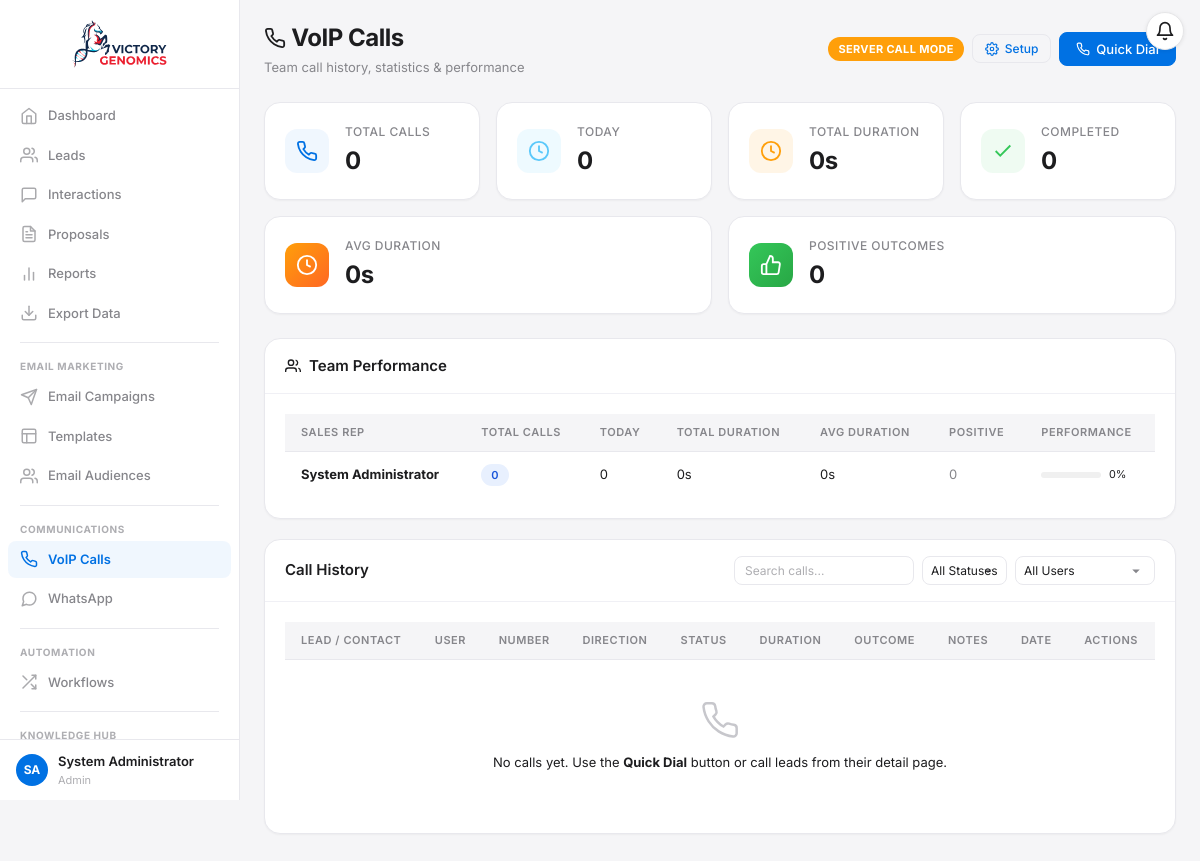
The app's page /pages/voip-dashboard.php (signed in) with its own data.
### tables this page shows
CREATE TABLE IF NOT EXISTS `users` (
  `user_id` int(11) NOT NULL AUTO_INCREMENT,
  `username` varchar(50) NOT NULL,
  `email` varchar(100) NOT NULL,
  `password_hash` varchar(255) NOT NULL,
  `full_name` varchar(100) NOT NULL,
  `role` enum('Admin','Sales Manager','Sales Rep','Viewer') NOT NULL DEFAULT 'Sales Rep',
  `phone` varchar(20) DEFAULT NULL,
  `whatsapp_number` varchar(20) DEFAULT NULL,
  `wa_notify_enabled` tinyint(1) NOT NULL DEFAULT 0,
  `avatar` varchar(255) DEFAULT NULL,
  `created_at` timestamp NOT NULL DEFAULT CURRENT_TIMESTAMP,
  `last_login` timestamp NULL DEFAULT NULL,
  `status` enum('Active','Inactive') NOT NULL DEFAULT 'Active',
  PRIMARY KEY (`user_id`),
  UNIQUE KEY `username` (`username`),
  UNIQUE KEY `email` (`email`)
);

### includes/auth.php (called while the page is built, shortened)
<?php
require_once __DIR__ . '/../config/database.php';
function isLoggedIn() {
    return isset($_SESSION['user_id']) && isset($_SESSION['username']);
}
function hasRole($requiredRole) {
    $roleHierarchy = [
        'Viewer'        => 1,
        'Sales Rep'     => 2,
        'Sales Manager' => 3,
        'Admin'         => 4,
    ];
    $userRole = $_SESSION['role'] ?? 'Viewer';
    $userLevel = $roleHierarchy[$userRole] ?? 0;
    $requiredLevel = $roleHierarchy[$requiredRole] ?? 0;
    return $userLevel >= $requiredLevel;
}
?>

### config/database.php (called while the page is built, shortened)
<?php
class Database {
    private static $instance = null;
    private $connection;
    private function __construct() {
        try {
            $dsn = "mysql:host=" . DB_HOST . ";dbname=" . DB_NAME . ";charset=" . DB_CHARSET;
            $options = [
                PDO::ATTR_ERRMODE            => PDO::ERRMODE_EXCEPTION,
                PDO::ATTR_DEFAULT_FETCH_MODE => PDO::FETCH_ASSOC,
                PDO::ATTR_EMULATE_PREPARES   => false,
                PDO::MYSQL_ATTR_INIT_COMMAND => "SET NAMES utf8mb4 COLLATE utf8mb4_unicode_ci",
            ];
            $this->connection = new PDO($dsn, DB_USER, DB_PASS, $options);
        } catch (PDOException $e) {
            error_log("Database Connection Failed: " . $e->getMessage());
            die("Database connection error. Please try again later.");
        }
    }
    public static function getInstance() {
        if (self::$instance === null) {
            self::$instance = new self();
        }
        return self::$instance;
    }
    public function query($sql, $params = []) {
        $stmt = $this->connection->prepare($sql);
        $stmt->execute($params);
        return $stmt;
    }
}
?>

### pages/voip-dashboard.php (the view, shortened to what this page needs)
<?php
require_once '../includes/auth.php';
$db = Database::getInstance();
$isSalesRep = !hasRole('Sales Manager');
$isManager = hasRole('Sales Manager');
$currentUserId = getCurrentUserId();
try {
    $db->query("SELECT 1 FROM voip_calls LIMIT 1");
} catch (Exception $e) {
    try {
        $db->query("
            CREATE TABLE IF NOT EXISTS voip_calls (
                call_id INT AUTO_INCREMENT PRIMARY KEY,
                lead_id INT NULL,
                user_id INT NULL,
                twilio_call_sid VARCHAR(50) NULL,
                direction ENUM('Inbound','Outbound') DEFAULT 'Outbound',
                from_number VARCHAR(30) NULL,
                to_number VARCHAR(30) NULL,
                status VARCHAR(30) DEFAULT 'Initiated',
                duration_seconds INT DEFAULT 0,
                outcome VARCHAR(30) NULL,
                notes TEXT NULL,
                recording_url VARCHAR(512) NULL,
                recording_sid VARCHAR(50) NULL,
                started_at DATETIME NULL,
                ended_at DATETIME NULL,
                created_at TIMESTAMP DEFAULT CURRENT_TIMESTAMP,
                updated_at TIMESTAMP DEFAULT CURRENT_TIMESTAMP ON UPDATE CURRENT_TIMESTAMP,
                INDEX idx_user (user_id),
                INDEX idx_lead (lead_id),
                INDEX idx_sid (twilio_call_sid),
                INDEX idx_created (created_at),
                INDEX idx_status (status)
            ) ENGINE=InnoDB DEFAULT CHARSET=utf8mb4 COLLATE=utf8mb4_unicode_ci
        ");
    } catch (Exception $ex) {
        error_log("Failed to create voip_calls table: " . $ex->getMessage());
    }
}
if ($isSalesRep) {
    $statsFilter = "AND (vc.user_id = $currentUserId OR vc.lead_id IN (SELECT lead_id FROM leads WHERE assigned_to = $currentUserId))";
    $callFilter  = "AND (vc.user_id = $currentUserId OR vc.lead_id IN (SELECT lead_id FROM leads WHERE assigned_to = $currentUserId))";
} else {
    $statsFilter = '';
    $callFilter  = '';
}
try {
    $stats = [
        'total'     => $db->query("SELECT COUNT(*) FROM voip_calls vc WHERE 1=1 $statsFilter")->fetchColumn(),
        'today'     => $db->query("SELECT COUNT(*) FROM voip_calls vc WHERE DATE(vc.created_at) = CURDATE() $statsFilter")->fetchColumn(),
        'duration'  => $db->query("SELECT COALESCE(SUM(vc.duration_seconds),0) FROM voip_calls vc WHERE 1=1 $statsFilter")->fetchColumn(),
        'completed' => $db->query("SELECT COUNT(*) FROM voip_calls vc WHERE vc.status = 'Completed' $statsFilter")->fetchColumn(),
        'avg_dur'   => $db->query("SELECT COALESCE(AVG(vc.duration_seconds),0) FROM voip_calls vc WHERE vc.duration_seconds > 0 $statsFilter")->fetchColumn(),
        'positive'  => $db->query("SELECT COUNT(*) FROM voip_calls vc WHERE vc.outcome = 'Positive' $statsFilter")->fetchColumn(),
    ];
} catch (Exception $e) {
    $stats = ['total' => 0, 'today' => 0, 'duration' => 0, 'completed' => 0, 'avg_dur' => 0, 'positive' => 0];
}
try {
    $calls = $db->query("
        SELECT vc.*, u.full_name as user_name, l.company_name, l.contact_person, l.assigned_to,
               au.full_name as assigned_user_name
        FROM voip_calls vc
        LEFT JOIN users u ON vc.user_id = u.user_id
        LEFT JOIN leads l ON vc.lead_id = l.lead_id
        LEFT JOIN users au ON l.assigned_to = au.user_id
        WHERE 1=1 $callFilter
        ORDER BY vc.created_at DESC
        LIMIT 200
    ")->fetchAll(PDO::FETCH_ASSOC);
} catch (Exception $e) {
    $calls = [];
}
$allUsers = [];
if ($isManager) {
    try {
        $allUsers = $db->query("SELECT user_id, full_name FROM users WHERE status = 'Active' ORDER BY full_name")->fetchAll(PDO::FETCH_ASSOC);
    } catch (Exception $e) {}
}
$userBreakdown = [];
if ($isManager) {
    try {
        $userBreakdown = $db->query("
            SELECT u.full_name, u.user_id,
                   COUNT(vc.call_id) as total_calls,
                   COUNT(CASE WHEN DATE(vc.created_at) = CURDATE() THEN 1 END) as today_calls,
                   COALESCE(SUM(vc.duration_seconds),0) as total_duration,
                   COALESCE(AVG(CASE WHEN vc.duration_seconds > 0 THEN vc.duration_seconds END),0) as avg_duration,
                   COUNT(CASE WHEN vc.outcome = 'Positive' THEN 1 END) as positive_outcomes
            FROM users u
            LEFT JOIN voip_calls vc ON u.user_id = vc.user_id
            WHERE u.status = 'Active' AND u.role IN ('Sales Rep','Sales Manager','Admin')
            GROUP BY u.user_id, u.full_name
            ORDER BY total_calls DESC
        ")->fetchAll(PDO::FETCH_ASSOC);
    } catch (Exception $e) {}
}
include '../includes/header.php';
?>
<div class="page-header">
    <div>
        <h1 class="page-title">
            VoIP Calls
        </h1>
        <p class="page-subtitle">
            <?php if ($isSalesRep): ?>
                Your call history and statistics
            <?php else: ?>
                Team call history, statistics &amp; performance
            <?php endif; ?>
        </p>
    </div>
    <div style="display:flex;gap:8px;align-items:center;">
        <span id="voip-ready-badge" class="voip-status-badge" style="font-size:11px;padding:4px 10px;border-radius:20px;background:#86868b;color:#fff;">Initializing...</span>
        <?php if ($isManager): ?>
        <button class="btn btn-outline" onclick="checkVoIPSetup()" title="Diagnose Twilio webhook configuration" style="font-size:12px;padding:6px 12px;">
            Setup
        </button>
        <?php endif; ?>
        <button class="btn btn-primary" onclick="showDialer()">
            Quick Dial
        </button>
    </div>
</div>
<div class="stats-grid">
    <div class="stat-card">
        <div class="stat-icon bg-gradient-primary">
        </div>
        <div class="stat-content"><div class="stat-label">Total Calls</div><div class="stat-value"><?php echo $stats['total']; ?></div></div>
    </div>
    <div class="stat-card">
        <div class="stat-icon bg-gradient-info">
            <svg width="22" height="22" viewBox="0 0 24 24" fill="none" stroke="currentColor" stroke-width="2"><circle cx="12" cy="12" r="10"/><polyline points="12 6 12 12 16 14"/></svg>
        </div>
        <div class="stat-content"><div class="stat-label">Today</div><div class="stat-value"><?php echo $stats['today']; ?></div></div>
    </div>
    <div class="stat-card">
        <div class="stat-icon bg-gradient-warning">
            <svg width="22" height="22" viewBox="0 0 24 24" fill="none" stroke="currentColor" stroke-width="2"><circle cx="12" cy="12" r="10"/><polyline points="12 6 12 12 16 14"/></svg>
        </div>
        <div class="stat-content">
            <div class="stat-label">Total Duration</div>
            <div class="stat-value"><?php
                $dur = $stats['duration'];
                if ($dur >= 3600) echo floor($dur/3600) . 'h ' . floor(($dur%3600)/60) . 'm';
                elseif ($dur >= 60) echo floor($dur/60) . 'm ' . ($dur%60) . 's';
                else echo $dur . 's';
            ?></div>
        </div>
    </div>
    <div class="stat-card">
        <div class="stat-icon bg-gradient-success">
            <svg width="22" height="22" viewBox="0 0 24 24" fill="none" stroke="currentColor" stroke-width="2"><polyline points="20 6 9 17 4 12"/></svg>
        </div>
        <div class="stat-content"><div class="stat-label">Completed</div><div class="stat-value"><?php echo $stats['completed']; ?></div></div>
    </div>
</div>
<div class="stats-grid" style="margin-top:-8px;">
    <div class="stat-card">
        <div class="stat-icon" style="background:linear-gradient(135deg,#ff9f0a,#ff6723);color:#fff;">
            <svg width="22" height="22" viewBox="0 0 24 24" fill="none" stroke="currentColor" stroke-width="2"><circle cx="12" cy="12" r="10"/><polyline points="12 6 12 12 16 14"/></svg>
        </div>
        <div class="stat-content">
            <div class="stat-label">Avg Duration</div>
            <div class="stat-value"><?php
                $avg = round($stats['avg_dur']);
                echo $avg >= 60 ? floor($avg/60) . ':' . str_pad($avg%60, 2, '0', STR_PAD_LEFT) : $avg . 's';
            ?></div>
        </div>
    </div>
    <div class="stat-card">
        <div class="stat-icon" style="background:linear-gradient(135deg,#34c759,#28a745);color:#fff;">
            <svg width="22" height="22" viewBox="0 0 24 24" fill="none" stroke="currentColor" stroke-width="2"><path d="M14 9V5a3 3 0 0 0-3-3l-4 9v11h11.28a2 2 0 0 0 2-1.7l1.38-9a2 2 0 0 0-2-2.3H14z"/><path d="M7 22H4a2 2 0 0 1-2-2v-7a2 2 0 0 1 2-2h3"/></svg>
        </div>
        <div class="stat-content"><div class="stat-label">Positive Outcomes</div><div class="stat-value"><?php echo $stats['positive']; ?></div></div>
    </div>
</div>
<?php if ($isManager && !empty($userBreakdown)): ?>
<div class="card">
    <div class="card-header">
        <h2 class="card-title">
            <svg width="16" height="16" viewBox="0 0 24 24" fill="none" stroke="currentColor" stroke-width="2" style="vertical-align:-2px;"><path d="M17 21v-2a4 4 0 0 0-4-4H5a4 4 0 0 0-4 4v2"/><circle cx="9" cy="7" r="4"/><path d="M23 21v-2a4 4 0 0 0-3-3.87"/><path d="M16 3.13a4 4 0 0 1 0 7.75"/></svg>
            Team Performance
        </h2>
    </div>
    <div class="card-body">
        <div class="table-container">
            <table class="table">
                <thead>
                    <tr>
                        <th>Sales Rep</th>
                        <th>Total Calls</th>
                        <th>Today</th>
                        <th>Total Duration</th>
                        <th>Avg Duration</th>
                        <th>Positive</th>
                        <th>Performance</th>
                    </tr>
                </thead>
                <tbody>
                    <?php foreach ($userBreakdown as $ub): ?>
                        <tr>
                            <td>
                                <strong><?php echo htmlspecialchars($ub['full_name']); ?></strong>
                            </td>
                            <td><span class="badge bg-blue-100 text-blue-800"><?php echo $ub['total_calls']; ?></span></td>
                            <td><?php echo $ub['today_calls']; ?></td>
                            <td><?php
                                $d = $ub['total_duration'];
                                if ($d >= 3600) echo floor($d/3600) . 'h ' . floor(($d%3600)/60) . 'm';
                                elseif ($d >= 60) echo floor($d/60) . 'm ' . ($d%60) . 's';
                                else echo $d . 's';
                            ?></td>
                            <td><?php
                                $a = round($ub['avg_duration']);
                                echo $a >= 60 ? floor($a/60) . ':' . str_pad($a%60, 2, '0', STR_PAD_LEFT) : $a . 's';
                            ?></td>
                            <td>
                                <?php if ($ub['positive_outcomes']): ?>
                                    <span class="badge bg-green-100 text-green-800"><?php echo $ub['positive_outcomes']; ?></span>
                                <?php else: ?>
                                    <span class="text-muted">0</span>
                                <?php endif; ?>
                            </td>
                            <td>
                                <?php
                                    $rate = $ub['total_calls'] > 0 ? round(($ub['positive_outcomes'] / $ub['total_calls']) * 100) : 0;
                                ?>
                                <div style="display:flex;align-items:center;gap:8px;">
                                    <div style="flex:1;height:6px;background:#f0f0f0;border-radius:3px;overflow:hidden;">
                                    </div>
                                    <small style="color:var(--text-muted);min-width:30px;"><?php echo $rate; ?>%</small>
                                </div>
                            </td>
                        </tr>
                    <?php endforeach; ?>
                </tbody>
            </table>
        </div>
    </div>
</div>
<?php endif; ?>
<div class="card">
    <div class="card-header">
        <h2 class="card-title">Call History</h2>
        <div style="display:flex;align-items:center;gap:8px;">
            <input type="text" id="callSearch" class="form-control" placeholder="Search calls..." style="width:180px;font-size:12px;padding:6px 10px;" oninput="filterCalls()">
            <select id="filterStatus" onchange="filterCalls()" class="form-control" style="width:auto;font-size:12px;padding:6px 8px;">
                <option value="">All Statuses</option>
            </select>
            <?php if ($isManager && !empty($allUsers)): ?>
                <select id="filterUser" onchange="filterCalls()" class="form-control" style="width:auto;font-size:12px;padding:6px 8px;">
                    <option value="">All Users</option>
                </select>
            <?php endif; ?>
        </div>
    </div>
    <div class="card-body">
        <div class="table-container">
            <table class="table" id="callsTable">
                <thead>
                    <tr>
                        <th>Lead / Contact</th>
                        <?php if ($isManager): ?><th>User</th><?php endif; ?>
                        <th>Number</th>
                        <th>Direction</th>
                        <th>Status</th>
                        <th>Duration</th>
                        <th>Outcome</th>
                        <th>Notes</th>
                        <th>Date</th>
                        <th>Actions</th>
                    </tr>
                </thead>
                <tbody>
                    <?php if (empty($calls)): ?>
                        <tr id="empty-row"><td colspan="<?php echo $isManager ? 10 : 9; ?>" class="text-center text-muted" style="padding:40px 20px;">
                            <br>No calls yet. Use the <strong>Quick Dial</strong> button or call leads from their detail page.
                        </td></tr>
                    <?php endif; ?>
                </tbody>
            </table>
        </div>
    </div>
</div>
<?php include '../includes/footer.php'; ?>

### records on screen
users: full_name "System Administrator", total_calls "0", today_calls "0", d "0", a "0", rate "0"

### other values on screen
getInitials($_SESSION['full_name']) "SA"
$_SESSION['full_name'] "System Administrator"
$_SESSION['role'] "Admin"
$stats['total'] "0"
$stats['today'] "0"
$dur "0"
$stats['completed'] "0"
$avg "0"
$stats['positive'] "0"
